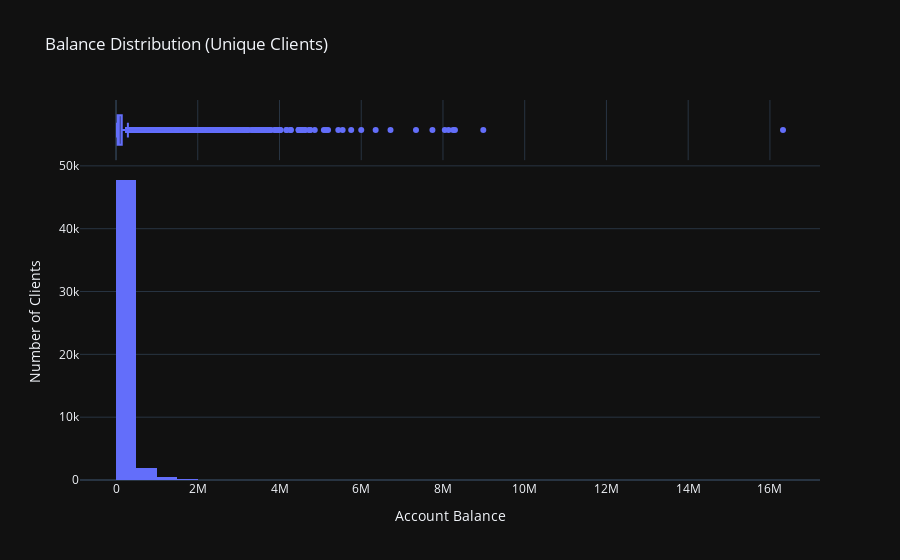

The cell this chart's notebook holds for it:
### Code cell
# Balance distribution (Histogram)
fig_balance = px.histogram(
    df_unique_clients, 
    x='bal', 
    nbins=50,
    title='Balance Distribution (Unique Clients)',
    labels={'bal': 'Account Balance'},
    marginal='box'  # Include a box plot for additional insights
)

# Customize the layout
fig_balance.update_layout(
    xaxis_title='Account Balance',
    yaxis_title='Number of Clients',
    template='plotly_dark',
)

# Show the chart
fig_balance.show()

### Figure 1 — Plotly figure (JSON) as saved in the notebook; plotly's stock layout.template omitted (floating-point values rounded to 4 significant figures; data arrays with more than 128 entries replaced by an {"elided": "..."} marker saying what was removed)
{"data": [{"alignmentgroup": "True", "bingroup": "x", "hovertemplate": "Account Balance=%{x}<br>count=%{y}<extra></extra>", "legendgroup": "", "marker": {"color": "#636efa", "pattern": {"shape": ""}}, "name": "", "nbinsx": 50, "offsetgroup": "", "orientation": "v", "showlegend": false, "type": "histogram", "x": {"elided": "50500 float values"}, "xaxis": "x", "yaxis": "y"}, {"alignmentgroup": "True", "hovertemplate": "Account Balance=%{x}<extra></extra>", "legendgroup": "", "marker": {"color": "#636efa"}, "name": "", "notched": true, "offsetgroup": "", "showlegend": false, "type": "box", "x": {"elided": "50500 float values"}, "xaxis": "x2", "yaxis": "y2"}], "layout": {"barmode": "relative", "legend": {"tracegroupgap": 0}, "title": {"text": "Balance Distribution (Unique Clients)"}, "xaxis": {"anchor": "y", "domain": [0, 1], "title": {"text": "Account Balance"}}, "xaxis2": {"anchor": "y2", "domain": [0, 1], "matches": "x", "showgrid": true, "showticklabels": false}, "yaxis": {"anchor": "x", "domain": [0, 0.8316], "title": {"text": "Number of Clients"}}, "yaxis2": {"anchor": "x2", "domain": [0.8416, 1], "matches": "y2", "showgrid": false, "showline": false, "showticklabels": false, "ticks": ""}}}
